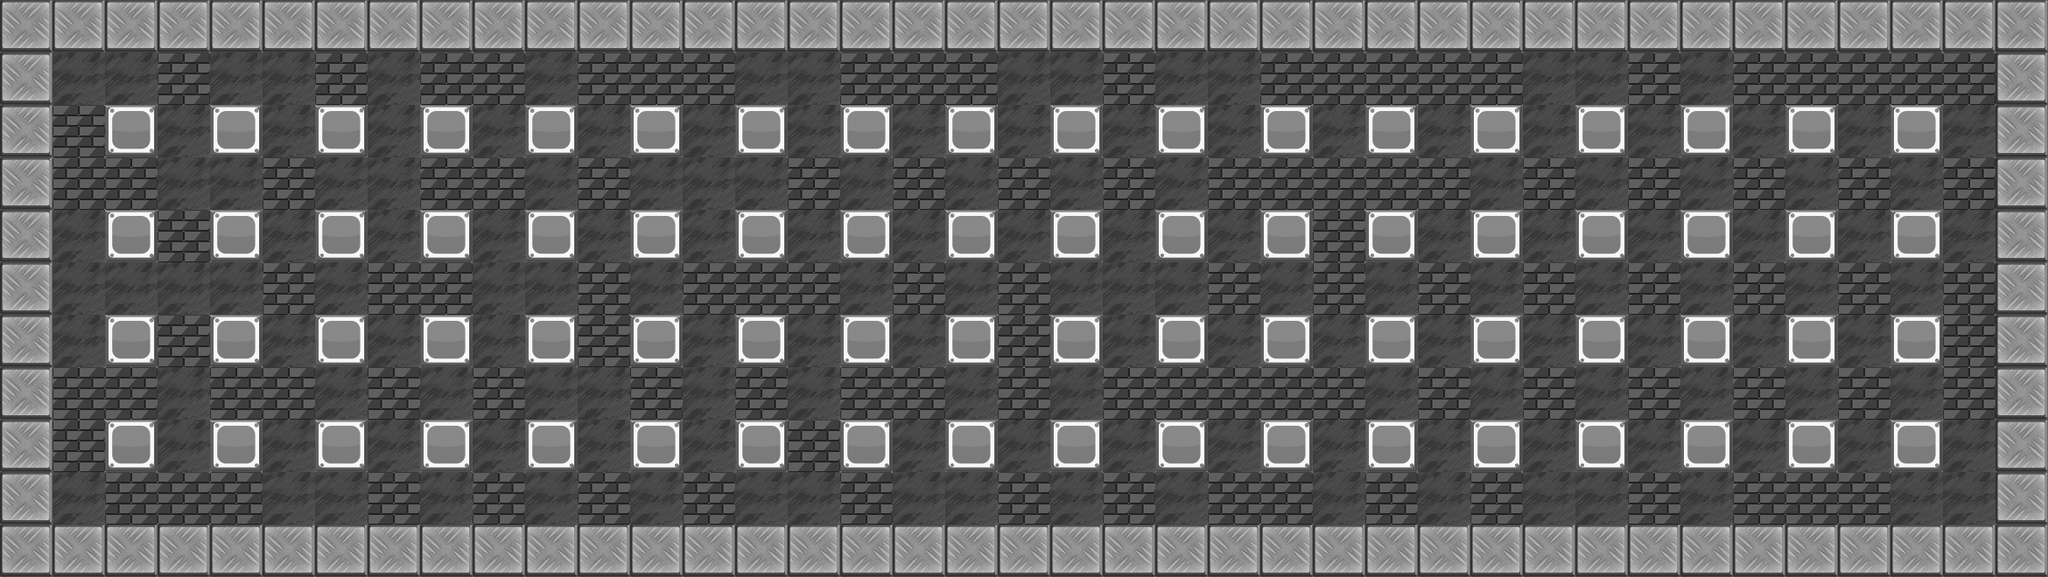

A 2D game scene composited from a Tiled map and its tileset images. What follows is a short description and the map's XML, with each tile layer's data collapsed to a summary:
An orthogonal 39x11 tile map with 60x60 px tiles, 4 tile layers (BG, NonDestructive, Foreground, Meta), 5 tilesets and 9 objects (8x enemy, player).

<map version="1.0" orientation="orthogonal" width="39" height="11" tilewidth="60" tileheight="60">
 <tileset firstgid="1" name="color" tilewidth="60" tileheight="60">
  <image source="color.png" width="240" height="60" />
  <tile id="1">
   <properties>
    <property name="Blastable" value="False" />
    <property name="Collidable" value="True" />
   </properties>
  </tile>
  <tile id="2">
   <properties>
    <property name="Blastable" value="True" />
    <property name="Collidable" value="True" />
   </properties>
  </tile>
 </tileset>
 <tileset firstgid="5" name="map1" tilewidth="60" tileheight="60">
  <image source="map1.png" width="420" height="420" />
 </tileset>
 <tileset firstgid="54" name="map2" tilewidth="60" tileheight="60">
  <image source="map2.png" width="420" height="420" />
 </tileset>
 <tileset firstgid="103" name="map3" tilewidth="60" tileheight="60">
  <image source="map3.png" width="420" height="420" />
 </tileset>
 <tileset firstgid="152" name="map4" tilewidth="60" tileheight="60">
  <image source="map4.png" width="420" height="420" />
 </tileset>
 <layer name="BG" width="39" height="11">
  <data>[429 cells, 429 non-empty, 1 distinct tile ids]</data>
 </layer>
 <layer name="NonDestructive" width="39" height="11">
  <data>[429 cells, 168 non-empty, 2 distinct tile ids]</data>
 </layer>
 <layer name="Foreground" width="39" height="11">
  <data>[429 cells, 108 non-empty, 4 distinct tile ids]</data>
 </layer>
 <layer name="Meta" width="39" height="11">
  <data>[429 cells, 276 non-empty, 2 distinct tile ids]</data>
 </layer>
 <objectgroup name="Objects" width="39" height="11">
  <object name="StartPoint" type="player" x="89" y="331" />
  <object name="enemy" x="929" y="393" />
  <object name="enemy" x="809" y="208" />
  <object name="enemy" x="329" y="93" />
  <object name="enemy" x="1291" y="332" />
  <object name="enemy" x="569" y="330" />
  <object name="enemy" x="2127" y="388" />
  <object name="enemy" x="693" y="275" />
  <object name="enemy" x="1774" y="574" />
 </objectgroup>
</map>
